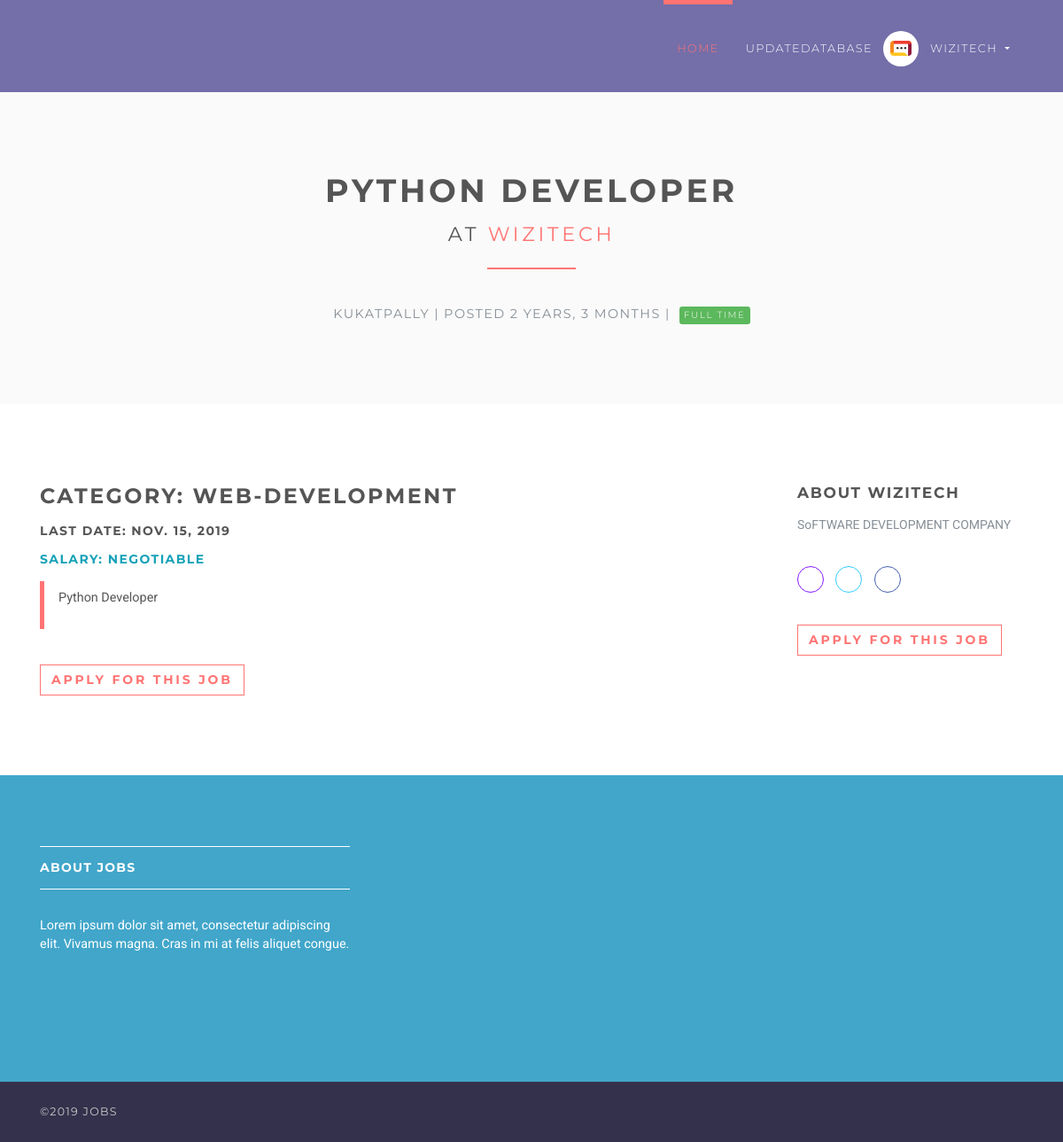
The page /jobs/1 (signed in) on the database its author committed.
### accounts/models.py (models this page shows, shortened)
class User(AbstractUser):
    username = None
    role = models.CharField(max_length=12, error_messages={
        'required': "Role must be provided"
    })
    gender = models.CharField(max_length=10, blank=True, null=True, default="")
    email = models.EmailField(unique=True, blank=False,
                              error_messages={
                                  'unique': "A user with that email already exists.",
                              })
    mobile = models.CharField(max_length=10,blank=True,null=True)
    resume = models.FileField(null=True,blank=True)
    USERNAME_FIELD = "email"
    REQUIRED_FIELDS = []
    objects = UserManager()

### jobsapp/models.py (models this page shows, shortened)
class Job(models.Model):
    user = models.ForeignKey(User, on_delete=models.CASCADE)
    title = models.CharField(max_length=300)
    description = models.TextField()
    location = models.CharField(max_length=150)
    type = models.CharField(choices=JOB_TYPE, max_length=10)
    category = models.CharField(max_length=100)
    last_date = models.DateTimeField()
    company_name = models.CharField(max_length=100)
    company_description = models.CharField(max_length=300)
    website = models.CharField(max_length=100, default="")
    created_at = models.DateTimeField(default=timezone.now)
    filled = models.BooleanField(default=False)

### jobsapp/views/home.py (the view)
# urls.py: path('jobs/<int:id>', JobDetailsView.as_view(), name='jobs-detail'),
class JobDetailsView(DetailView):
    model = Job
    template_name = 'jobs/details.html'
    context_object_name = 'job'
    pk_url_kwarg = 'id'
    def get_object(self, queryset=None):
        obj = super(JobDetailsView, self).get_object(queryset=queryset)
        if obj is None:
            raise Http404("Job doesn't exists")
        return obj
    def get(self, request, *args, **kwargs):
        try:
            self.object = self.get_object()
        except Http404:
            raise Http404("Job doesn't exists")
        context = self.get_context_data(object=self.object)
        return self.render_to_response(context)

### jobsapp/templatetags/is_already_applied.py (called while the page is built)
@register.simple_tag(name='is_already_applied')
def is_already_applied(job, user):
    applied = Applicant.objects.filter(job=job, user=user)
    if applied:
        return True
    else:
        return False

### templates/jobs/details.html (shortened to what this page needs)
{% extends 'base.html' %}
{% load static %}
{% load is_already_applied %}
{% block content %}
    <section class="bg-light-gray">
        <div class="container">
            <h1 class="heading">{{ job.title }}<br>
                <small>at <a href="#"> {{ job.company_name }}</a></small>
            </h1>
            <div class="job-detail-description"><i class="fa fa-map-marker job__location"> </i>
                {{ job.location }} | Posted {{ job.created_at|timesince }} |
                {% if job.type == '1' %}
                    <span class="badge featured-badge badge-success">Full time</span>
                {% elif job.type == '2' %}
                    <span class="badge featured-badge badge-primary">Part time</span>
                {% else %}
                    <span style="color: #ffffff;" class="badge featured-badge badge-warning">Internship</span>
                {% endif %}
            </div>
        </div>
    </section>
    <section>
        <div class="container">
            <div class="row">
                <div class="col-lg-8">
                    <h3>Category: {{ job.category }}</h3>
                    <h5>Last date: {{ job.last_date|date }}</h5>
                    <h5 class="text-info">Salary: Negotiable</h5>
                    <blockquote class="blockquote">
                        <p>{{ job.description }}</p>
                    </blockquote>
                    <div class="job-detail__apply-bottom">
                        {% if request.user.is_authenticated %}
                            {% is_already_applied job request.user as is_applied %}
                            {% if is_applied %}
                                <input type="button" class="btn btn-outline-white-primary" value="Already applied"/>
                            {% else %}
                                <form action="{% url 'jobs:apply-job' job.id %}" method="post">
                                    <input type="submit" class="btn btn-outline-white-primary"
                                           value="Apply for this job"/>
                                </form>
                            {% endif %}
                        {% endif %}
                    </div>
                </div>
                <div class="col-lg-1"></div>
                <div class="col-lg-3">
                    <h4>About {{ job.company_name }}</h4>
                    <p class="job-detail__company-description">{{ job.company_description }}</p>
                    <p class="job-detail__social social social--outline">
                        <a href="{{ job.website }}" data-toggle="tooltip" data-placement="top" title="Website"
                           class="link">
                            <i class="fa fa-link"></i>
                        </a>
                        <a href="#" data-toggle="tooltip" data-placement="top" title="Twitter" class="twitter">
                            <i class="fa fa-twitter"></i>
                        </a>
                        <a href="#" data-toggle="tooltip" data-placement="top" title="Facebook" class="facebook">
                            <i class="fa fa-facebook"></i>
                        </a>
                    </p>
                    <div class="job-detail__apply-top">
                        {% if is_applied %}
                            <input type="button" class="btn btn-outline-white-primary" value="Already applied"/>
                        {% else %}
                            <form action="{% url 'jobs:apply-job' job.id %}" method="post">
                                <input type="submit" class="btn btn-outline-white-primary" value="Apply for this job"/>
                            </form>
                        {% endif %}
                    </div>
                </div>
            </div>
        </div>
    </section>
{% endblock %}

### templates/base.html (shortened to what this page needs)
{% load static %}
<!DOCTYPE html>
<html>
<head>
    <link rel="stylesheet"
          href="{% static 'vendor/bootstrap/css/bootstrap.min.css' %}">
    <link rel="stylesheet"
          href="{% static 'vendor/font-awesome/css/font-awesome.min.css' %}">
    <link rel="stylesheet"
          href="{% static 'vendor/owl.carousel/assets/owl.carousel.css' %}">
    <link rel="stylesheet"
          href="{% static 'vendor/owl.carousel/assets/owl.theme.default.css' %}">
    <link rel="stylesheet" href="{% static 'css/style.default.css' %}"
          id="theme-stylesheet">
    <link rel="stylesheet" href="{% static 'css/custom.css' %}">
</head>
<body>
<header class="header">
    <nav class="navbar navbar-expand-lg">
        <div class="container">
            <div id="navbarSupportedContent" class="collapse navbar-collapse">
                <ul class="navbar-nav ml-auto">
                    <li class="nav-item active">
                        <a href="/" class="nav-link">Home <span class="sr-only">(current)</span></a>
                    </li>
                    <li class="nav-item">
                        <a href="/update_database" class="nav-link">UpdateDatabase </a>
                    </li>
                    {% if request.user.is_authenticated and request.user.role == 'employer' %}
                        <li class="nav-item dropdown">
                            <a id="clientZone" href="#" data-toggle="dropdown"
                               aria-haspopup="true" aria-expanded="false"
                               class="nav-link dropdown-toggle has-img mb-3 mb-lg-0 mt-3 mt-lg-0">
                                <div class="client-menu-image">
                                    <div class="inner">
                                        <img src="{% static 'img/company-1.png' %}"
                                             alt="company image"
                                             class="img-fluid">
                                    </div>
                                </div>
                                {% if request.user.role == 'employee' %}
                                    {{ request.user.first_name }} {{ request.user.last_name }}
                                {% else %}
                                    {{ request.user.first_name }}
                                {% endif %}
                            </a>
                        </li>
                    {% endif %}
                </ul>
            </div>
        </div>
    </nav>
</header>
<div>
    {% block content %} {% endblock %}
</div>
<footer class="footer">
    <div class="footer__block">
        <div class="container">
            <div class="row">
                <div class="col-lg-4 col-md-12 mb-5">
                    <h4 class="h5">About Jobs</h4>
                    <p> Lorem ipsum dolor sit amet, consectetur adipiscing elit. Vivamus magna. Cras in mi at felis
                        aliquet congue. </p>
                </div>
            </div>
        </div>
    </div>
    <div class="footer__copyright">
        <div class="container">
            <div class="row">
                <div class="col-md-6 text-md-left text-center">
                    <p>&copy;2019 Jobs</p>
                </div>
            </div>
        </div>
    </div>
</footer>
</body>
</html>

### rows shown on the page
User: user.first_name "WIZITECH"
Job: title "PYTHON DEVELOPER", company_name "WIZITECH", location "KUKATPALLY", created_at "2 YEARS, 3 MONTHS", category "WEB-DEVELOPMENT", last_date "NOV. 15, 2019", description "Python Developer", company_description "SoFTWARE DEVELOPMENT COMPANY"
